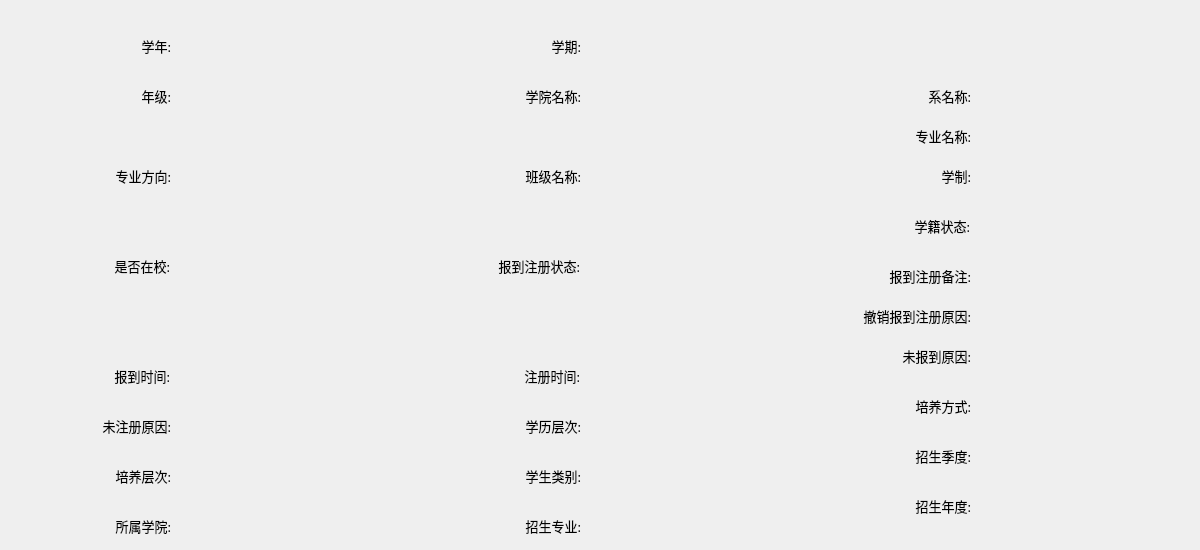
     <widget class="QWidget" name="tab_7">
      <attribute name="title">
       <string>学籍信息</string>
      </attribute>
      <widget class="QLabel" name="label_14">
       <property name="geometry">
        <rect>
         <x>60</x>
         <y>410</y>
         <width>111</width>
         <height>31</height>
        </rect>
       </property>
       <property name="font">
        <font>
         <family>黑体</family>
         <pointsize>10</pointsize>
        </font>
       </property>
       <property name="text">
        <string>未注册原因:</string>
       </property>
       <property name="alignment">
        <set>Qt::AlignRight|Qt::AlignTrailing|Qt::AlignVCenter</set>
       </property>
      </widget>
      <widget class="QLabel" name="label_19">
       <property name="geometry">
        <rect>
         <x>80</x>
         <y>160</y>
         <width>91</width>
         <height>31</height>
        </rect>
       </property>
       <property name="font">
        <font>
         <family>黑体</family>
         <pointsize>10</pointsize>
        </font>
       </property>
       <property name="text">
        <string>专业方向:</string>
       </property>
       <property name="alignment">
        <set>Qt::AlignRight|Qt::AlignTrailing|Qt::AlignVCenter</set>
       </property>
      </widget>
      <widget class="QLabel" name="label_20">
       <property name="geometry">
        <rect>
         <x>59</x>
         <y>360</y>
         <width>111</width>
         <height>31</height>
        </rect>
       </property>
       <property name="font">
        <font>
         <family>黑体</family>
         <pointsize>10</pointsize>
        </font>
       </property>
       <property name="text">
        <string>报到时间:</string>
       </property>
       <property name="alignment">
        <set>Qt::AlignRight|Qt::AlignTrailing|Qt::AlignVCenter</set>
       </property>
      </widget>
      <widget class="QLabel" name="label_21">
       <property name="geometry">
        <rect>
         <x>99</x>
         <y>30</y>
         <width>72</width>
         <height>31</height>
        </rect>
       </property>
       <property name="font">
        <font>
         <family>黑体</family>
         <pointsize>10</pointsize>
        </font>
       </property>
       <property name="text">
        <string>学年:</string>
       </property>
       <property name="alignment">
        <set>Qt::AlignRight|Qt::AlignTrailing|Qt::AlignVCenter</set>
       </property>
      </widget>
      <widget class="QLabel" name="label_22">
       <property name="geometry">
        <rect>
         <x>79</x>
         <y>250</y>
         <width>91</width>
         <height>31</height>
        </rect>
       </property>
       <property name="font">
        <font>
         <family>黑体</family>
         <pointsize>10</pointsize>
        </font>
       </property>
       <property name="text">
        <string>是否在校:</string>
       </property>
       <property name="alignment">
        <set>Qt::AlignRight|Qt::AlignTrailing|Qt::AlignVCenter</set>
       </property>
      </widget>
      <widget class="QLabel" name="label_23">
       <property name="geometry">
        <rect>
         <x>80</x>
         <y>80</y>
         <width>91</width>
         <height>31</height>
        </rect>
       </property>
       <property name="font">
        <font>
         <family>黑体</family>
         <pointsize>10</pointsize>
        </font>
       </property>
       <property name="text">
        <string>年级:</string>
       </property>
       <property name="alignment">
        <set>Qt::AlignRight|Qt::AlignTrailing|Qt::AlignVCenter</set>
       </property>
      </widget>
      <widget class="QLabel" name="label_24">
       <property name="geometry">
        <rect>
         <x>60</x>
         <y>460</y>
         <width>111</width>
         <height>31</height>
        </rect>
       </property>
       <property name="font">
        <font>
         <family>黑体</family>
         <pointsize>10</pointsize>
        </font>
       </property>
       <property name="text">
        <string>培养层次:</string>
       </property>
       <property name="alignment">
        <set>Qt::AlignRight|Qt::AlignTrailing|Qt::AlignVCenter</set>
       </property>
      </widget>
      <widget class="QLabel" name="label_25">
       <property name="geometry">
        <rect>
         <x>60</x>
         <y>510</y>
         <width>111</width>
         <height>31</height>
        </rect>
       </property>
       <property name="font">
        <font>
         <family>黑体</family>
         <pointsize>10</pointsize>
        </font>
       </property>
       <property name="text">
        <string>所属学院:</string>
       </property>
       <property name="alignment">
        <set>Qt::AlignRight|Qt::AlignTrailing|Qt::AlignVCenter</set>
       </property>
      </widget>
      <widget class="QLabel" name="label_26">
       <property name="geometry">
        <rect>
         <x>439</x>
         <y>250</y>
         <width>141</width>
         <height>31</height>
        </rect>
       </property>
       <property name="font">
        <font>
         <family>黑体</family>
         <pointsize>10</pointsize>
        </font>
       </property>
       <property name="text">
        <string>报到注册状态:</string>
       </property>
       <property name="alignment">
        <set>Qt::AlignRight|Qt::AlignTrailing|Qt::AlignVCenter</set>
       </property>
      </widget>
      <widget class="QLabel" name="label_27">
       <property name="geometry">
        <rect>
         <x>470</x>
         <y>410</y>
         <width>111</width>
         <height>31</height>
        </rect>
       </property>
       <property name="font">
        <font>
         <family>黑体</family>
         <pointsize>10</pointsize>
        </font>
       </property>
       <property name="text">
        <string>学历层次:</string>
       </property>
       <property name="alignment">
        <set>Qt::AlignRight|Qt::AlignTrailing|Qt::AlignVCenter</set>
       </property>
      </widget>
      <widget class="QLabel" name="label_28">
       <property name="geometry">
        <rect>
         <x>470</x>
         <y>510</y>
         <width>111</width>
         <height>31</height>
        </rect>
       </property>
       <property name="font">
        <font>
         <family>黑体</family>
         <pointsize>10</pointsize>
        </font>
       </property>
       <property name="text">
        <string>招生专业:</string>
       </property>
       <property name="alignment">
        <set>Qt::AlignRight|Qt::AlignTrailing|Qt::AlignVCenter</set>
       </property>
      </widget>
      <widget class="QLabel" name="label_29">
       <property name="geometry">
        <rect>
         <x>469</x>
         <y>360</y>
         <width>111</width>
         <height>31</height>
        </rect>
       </property>
       <property name="font">
        <font>
         <family>黑体</family>
         <pointsize>10</pointsize>
        </font>
       </property>
       <property name="text">
        <string>注册时间:</string>
       </property>
       <property name="alignment">
        <set>Qt::AlignRight|Qt::AlignTrailing|Qt::AlignVCenter</set>
       </property>
      </widget>
      <widget class="QLabel" name="label_30">
       <property name="geometry">
        <rect>
         <x>470</x>
         <y>460</y>
         <width>111</width>
         <height>31</height>
        </rect>
       </property>
       <property name="font">
        <font>
         <family>黑体</family>
         <pointsize>10</pointsize>
        </font>
       </property>
       <property name="text">
        <string>学生类别:</string>
       </property>
       <property name="alignment">
        <set>Qt::AlignRight|Qt::AlignTrailing|Qt::AlignVCenter</set>
       </property>
      </widget>
      <widget class="QLabel" name="label_31">
       <property name="geometry">
        <rect>
         <x>509</x>
         <y>30</y>
         <width>72</width>
         <height>31</height>
        </rect>
       </property>
       <property name="font">
        <font>
         <family>黑体</family>
         <pointsize>10</pointsize>
        </font>
       </property>
       <property name="text">
        <string>学期:</string>
       </property>
       <property name="alignment">
        <set>Qt::AlignRight|Qt::AlignTrailing|Qt::AlignVCenter</set>
       </property>
      </widget>
      <widget class="QLabel" name="label_32">
       <property name="geometry">
        <rect>
         <x>490</x>
         <y>80</y>
         <width>91</width>
         <height>31</height>
        </rect>
       </property>
       <property name="font">
        <font>
         <family>黑体</family>
         <pointsize>10</pointsize>
        </font>
       </property>
       <property name="text">
        <string>学院名称:</string>
       </property>
       <property name="alignment">
        <set>Qt::AlignRight|Qt::AlignTrailing|Qt::AlignVCenter</set>
       </property>
      </widget>
      <widget class="QLabel" name="label_33">
       <property name="geometry">
        <rect>
         <x>490</x>
         <y>160</y>
         <width>91</width>
         <height>31</height>
        </rect>
       </property>
       <property name="font">
        <font>
         <family>黑体</family>
         <pointsize>10</pointsize>
        </font>
       </property>
       <property name="text">
        <string>班级名称:</string>
       </property>
       <property name="alignment">
        <set>Qt::AlignRight|Qt::AlignTrailing|Qt::AlignVCenter</set>
       </property>
      </widget>
      <widget class="QLabel" name="label_35">
       <property name="geometry">
        <rect>
         <x>830</x>
         <y>260</y>
         <width>141</width>
         <height>31</height>
        </rect>
       </property>
       <property name="font">
        <font>
         <family>黑体</family>
         <pointsize>10</pointsize>
        </font>
       </property>
       <property name="text">
        <string>报到注册备注:</string>
       </property>
       <property name="alignment">
        <set>Qt::AlignRight|Qt::AlignTrailing|Qt::AlignVCenter</set>
       </property>
      </widget>
      <widget class="QLabel" name="label_36">
       <property name="geometry">
        <rect>
         <x>860</x>
         <y>340</y>
         <width>111</width>
         <height>31</height>
        </rect>
       </property>
       <property name="font">
        <font>
         <family>黑体</family>
         <pointsize>10</pointsize>
        </font>
       </property>
       <property name="text">
        <string>未报到原因:</string>
       </property>
       <property name="alignment">
        <set>Qt::AlignRight|Qt::AlignTrailing|Qt::AlignVCenter</set>
       </property>
      </widget>
      <widget class="QLabel" name="label_37">
       <property name="geometry">
        <rect>
         <x>859</x>
         <y>210</y>
         <width>111</width>
         <height>31</height>
        </rect>
       </property>
       <property name="font">
        <font>
         <family>黑体</family>
         <pointsize>10</pointsize>
        </font>
       </property>
       <property name="text">
        <string>学籍状态:</string>
       </property>
       <property name="alignment">
        <set>Qt::AlignRight|Qt::AlignTrailing|Qt::AlignVCenter</set>
       </property>
      </widget>
      <widget class="QLabel" name="label_38">
       <property name="geometry">
        <rect>
         <x>800</x>
         <y>300</y>
         <width>171</width>
         <height>31</height>
        </rect>
       </property>
       <property name="font">
        <font>
         <family>黑体</family>
         <pointsize>10</pointsize>
        </font>
       </property>
       <property name="text">
        <string>撤销报到注册原因:</string>
       </property>
       <property name="alignment">
        <set>Qt::AlignRight|Qt::AlignTrailing|Qt::AlignVCenter</set>
       </property>
      </widget>
      <widget class="QLabel" name="label_39">
       <property name="geometry">
        <rect>
         <x>880</x>
         <y>80</y>
         <width>91</width>
         <height>31</height>
        </rect>
       </property>
       <property name="font">
        <font>
         <family>黑体</family>
         <pointsize>10</pointsize>
        </font>
       </property>
       <property name="text">
        <string>系名称:</string>
       </property>
       <property name="alignment">
        <set>Qt::AlignRight|Qt::AlignTrailing|Qt::AlignVCenter</set>
       </property>
      </widget>
      <widget class="QLabel" name="label_40">
       <property name="geometry">
        <rect>
         <x>880</x>
         <y>120</y>
         <width>91</width>
         <height>31</height>
        </rect>
       </property>
       <property name="font">
        <font>
         <family>黑体</family>
         <pointsize>10</pointsize>
        </font>
       </property>
       <property name="text">
        <string>专业名称:</string>
       </property>
       <property name="alignment">
        <set>Qt::AlignRight|Qt::AlignTrailing|Qt::AlignVCenter</set>
       </property>
      </widget>
      <widget class="QLabel" name="label_41">
       <property name="geometry">
        <rect>
         <x>880</x>
         <y>160</y>
         <width>91</width>
         <height>31</height>
        </rect>
       </property>
       <property name="font">
        <font>
         <family>黑体</family>
         <pointsize>10</pointsize>
        </font>
       </property>
       <property name="text">
        <string>学制:</string>
       </property>
       <property name="alignment">
        <set>Qt::AlignRight|Qt::AlignTrailing|Qt::AlignVCenter</set>
       </property>
      </widget>
      <widget class="QLabel" name="label_42">
       <property name="geometry">
        <rect>
         <x>860</x>
         <y>490</y>
         <width>111</width>
         <height>31</height>
        </rect>
       </property>
       <property name="font">
        <font>
         <family>黑体</family>
         <pointsize>10</pointsize>
        </font>
       </property>
       <property name="text">
        <string>招生年度:</string>
       </property>
       <property name="alignment">
        <set>Qt::AlignRight|Qt::AlignTrailing|Qt::AlignVCenter</set>
       </property>
      </widget>
      <widget class="QLabel" name="label_43">
       <property name="geometry">
        <rect>
         <x>860</x>
         <y>390</y>
         <width>111</width>
         <height>31</height>
        </rect>
       </property>
       <property name="font">
        <font>
         <family>黑体</family>
         <pointsize>10</pointsize>
        </font>
       </property>
       <property name="text">
        <string>培养方式:</string>
       </property>
       <property name="alignment">
        <set>Qt::AlignRight|Qt::AlignTrailing|Qt::AlignVCenter</set>
       </property>
      </widget>
      <widget class="QLabel" name="label_44">
       <property name="geometry">
        <rect>
         <x>860</x>
         <y>440</y>
         <width>111</width>
         <height>31</height>
        </rect>
       </property>
       <property name="font">
        <font>
         <family>黑体</family>
         <pointsize>10</pointsize>
        </font>
       </property>
       <property name="text">
        <string>招生季度:</string>
       </property>
       <property name="alignment">
        <set>Qt::AlignRight|Qt::AlignTrailing|Qt::AlignVCenter</set>
       </property>
      </widget>
      <widget class="QLabel" name="lab_school_year">
       <property name="geometry">
        <rect>
         <x>190</x>
         <y>30</y>
         <width>291</width>
         <height>31</height>
        </rect>
       </property>
       <property name="font">
        <font>
         <family>黑体</family>
         <pointsize>10</pointsize>
        </font>
       </property>
       <property name="text">
        <string/>
       </property>
      </widget>
      <widget class="QLabel" name="lab_grade">
       <property name="geometry">
        <rect>
         <x>190</x>
         <y>80</y>
         <width>291</width>
         <height>31</height>
        </rect>
       </property>
       <property name="font">
        <font>
         <family>黑体</family>
         <pointsize>10</pointsize>
        </font>
       </property>
       <property name="text">
        <string/>
       </property>
      </widget>
      <widget class="QLabel" name="lab_Professional_direction">
       <property name="geometry">
        <rect>
         <x>190</x>
         <y>160</y>
         <width>291</width>
         <height>31</height>
        </rect>
       </property>
       <property name="font">
        <font>
         <family>黑体</family>
         <pointsize>10</pointsize>
        </font>
       </property>
       <property name="text">
        <string/>
       </property>
      </widget>
      <widget class="QLabel" name="lab_is_school">
       <property name="geometry">
        <rect>
         <x>190</x>
         <y>250</y>
         <width>251</width>
         <height>31</height>
        </rect>
       </property>
       <property name="font">
        <font>
         <family>黑体</family>
         <pointsize>10</pointsize>
        </font>
       </property>
       <property name="text">
        <string/>
       </property>
      </widget>
      <widget class="QLabel" name="lab_baodao_time">
       <property name="geometry">
        <rect>
         <x>190</x>
         <y>360</y>
         <width>251</width>
         <height>31</height>
        </rect>
       </property>
       <property name="font">
        <font>
         <family>黑体</family>
         <pointsize>10</pointsize>
        </font>
       </property>
       <property name="text">
        <string/>
       </property>
      </widget>
      <widget class="QLabel" name="lab_Unregistered_reason">
       <property name="geometry">
        <rect>
         <x>190</x>
         <y>410</y>
         <width>251</width>
         <height>31</height>
        </rect>
       </property>
       <property name="font">
        <font>
         <family>黑体</family>
         <pointsize>10</pointsize>
        </font>
       </property>
       <property name="text">
        <string/>
       </property>
      </widget>
      <widget class="QLabel" name="lab_Training_level">
       <property name="geometry">
        <rect>
         <x>190</x>
         <y>460</y>
         <width>251</width>
         <height>31</height>
        </rect>
       </property>
       <property name="font">
        <font>
         <family>黑体</family>
         <pointsize>10</pointsize>
        </font>
       </property>
       <property name="text">
        <string/>
       </property>
      </widget>
      <widget class="QLabel" name="lab_depth">
       <property name="geometry">
        <rect>
         <x>190</x>
         <y>510</y>
         <width>251</width>
         <height>31</height>
        </rect>
       </property>
       <property name="font">
        <font>
         <family>黑体</family>
         <pointsize>10</pointsize>
        </font>
       </property>
       <property name="text">
        <string/>
       </property>
      </widget>
      <widget class="QLabel" name="lab_semester">
       <property name="geometry">
        <rect>
         <x>600</x>
         <y>30</y>
         <width>291</width>
         <height>31</height>
        </rect>
       </property>
       <property name="font">
        <font>
         <family>黑体</family>
         <pointsize>10</pointsize>
        </font>
       </property>
       <property name="text">
        <string/>
       </property>
      </widget>
      <widget class="QLabel" name="lab_xueyuan_name">
       <property name="geometry">
        <rect>
         <x>600</x>
         <y>80</y>
         <width>291</width>
         <height>31</height>
        </rect>
       </property>
       <property name="font">
        <font>
         <family>黑体</family>
         <pointsize>10</pointsize>
        </font>
       </property>
       <property name="text">
        <string/>
       </property>
      </widget>
      <widget class="QLabel" name="lab_class_name">
       <property name="geometry">
        <rect>
         <x>600</x>
         <y>160</y>
         <width>291</width>
         <height>31</height>
        </rect>
       </property>
       <property name="font">
        <font>
         <family>黑体</family>
         <pointsize>10</pointsize>
        </font>
       </property>
       <property name="text">
        <string/>
       </property>
      </widget>
      <widget class="QLabel" name="lab_Registration_status">
       <property name="geometry">
        <rect>
         <x>600</x>
         <y>250</y>
         <width>241</width>
         <height>31</height>
        </rect>
       </property>
       <property name="font">
        <font>
         <family>黑体</family>
         <pointsize>10</pointsize>
        </font>
       </property>
       <property name="text">
        <string/>
       </property>
      </widget>
      <widget class="QLabel" name="lab_Registration_time">
       <property name="geometry">
        <rect>
         <x>600</x>
         <y>360</y>
         <width>241</width>
         <height>31</height>
        </rect>
       </property>
       <property name="font">
        <font>
         <family>黑体</family>
         <pointsize>10</pointsize>
        </font>
       </property>
       <property name="text">
        <string/>
       </property>
      </widget>
      <widget class="QLabel" name="lab_Education_level">
       <property name="geometry">
        <rect>
         <x>600</x>
         <y>410</y>
         <width>241</width>
         <height>31</height>
        </rect>
       </property>
       <property name="font">
        <font>
         <family>黑体</family>
         <pointsize>10</pointsize>
        </font>
       </property>
       <property name="text">
        <string/>
       </property>
      </widget>
      <widget class="QLabel" name="lab_student_type">
       <property name="geometry">
        <rect>
         <x>600</x>
         <y>460</y>
         <width>241</width>
         <height>31</height>
        </rect>
       </property>
       <property name="font">
        <font>
         <family>黑体</family>
         <pointsize>10</pointsize>
        </font>
       </property>
       <property name="text">
        <string/>
       </property>
      </widget>
      <widget class="QLabel" name="lab_Admissions_profession">
       <property name="geometry">
        <rect>
         <x>600</x>
         <y>510</y>
         <width>241</width>
         <height>31</height>
        </rect>
       </property>
       <property name="font">
        <font>
         <family>黑体</family>
         <pointsize>10</pointsize>
        </font>
       </property>
       <property name="text">
        <string/>
       </property>
      </widget>
      <widget class="QLabel" name="lab_dept_name">
       <property name="geometry">
        <rect>
         <x>980</x>
         <y>80</y>
         <width>211</width>
         <height>31</height>
        </rect>
       </property>
       <property name="font">
        <font>
         <family>黑体</family>
         <pointsize>10</pointsize>
        </font>
       </property>
       <property name="text">
        <string/>
       </property>
      </widget>
      <widget class="QLabel" name="lab_profession_name">
       <property name="geometry">
        <rect>
         <x>980</x>
         <y>120</y>
         <width>211</width>
         <height>31</height>
        </rect>
       </property>
       <property name="font">
        <font>
         <family>黑体</family>
         <pointsize>10</pointsize>
        </font>
       </property>
       <property name="text">
        <string/>
       </property>
      </widget>
      <widget class="QLabel" name="lab_School_system">
       <property name="geometry">
        <rect>
         <x>980</x>
         <y>160</y>
         <width>211</width>
         <height>31</height>
        </rect>
       </property>
       <property name="font">
        <font>
         <family>黑体</family>
         <pointsize>10</pointsize>
        </font>
       </property>
       <property name="text">
        <string/>
       </property>
      </widget>
      <widget class="QLabel" name="lab_school_roll_st">
       <property name="geometry">
        <rect>
         <x>980</x>
         <y>210</y>
         <width>211</width>
         <height>31</height>
        </rect>
       </property>
       <property name="font">
        <font>
         <family>黑体</family>
         <pointsize>10</pointsize>
        </font>
       </property>
       <property name="text">
        <string/>
       </property>
      </widget>
      <widget class="QLabel" name="lab_Registration_note">
       <property name="geometry">
        <rect>
         <x>980</x>
         <y>260</y>
         <width>211</width>
         <height>31</height>
        </rect>
       </property>
       <property name="font">
        <font>
         <family>黑体</family>
         <pointsize>10</pointsize>
        </font>
       </property>
       <property name="text">
        <string/>
       </property>
      </widget>
      <widget class="QLabel" name="lab_close_Registration_note">
       <property name="geometry">
        <rect>
         <x>980</x>
         <y>300</y>
         <width>211</width>
         <height>31</height>
        </rect>
       </property>
       <property name="font">
        <font>
         <family>黑体</family>
         <pointsize>10</pointsize>
        </font>
       </property>
       <property name="text">
        <string/>
       </property>
      </widget>
      <widget class="QLabel" name="lab_Not_register_reason">
       <property name="geometry">
        <rect>
         <x>980</x>
         <y>340</y>
         <width>211</width>
         <height>31</height>
        </rect>
       </property>
       <property name="font">
        <font>
         <family>黑体</family>
         <pointsize>10</pointsize>
        </font>
       </property>
       <property name="text">
        <string/>
       </property>
      </widget>
      <widget class="QLabel" name="lab_Training_method">
       <property name="geometry">
        <rect>
         <x>980</x>
         <y>390</y>
         <width>211</width>
         <height>31</height>
        </rect>
       </property>
       <property name="font">
        <font>
         <family>黑体</family>
         <pointsize>10</pointsize>
        </font>
       </property>
       <property name="text">
        <string/>
       </property>
      </widget>
      <widget class="QLabel" name="lab_Admissions_quarter">
       <property name="geometry">
        <rect>
         <x>980</x>
         <y>440</y>
         <width>211</width>
         <height>31</height>
        </rect>
       </property>
       <property name="font">
        <font>
         <family>黑体</family>
         <pointsize>10</pointsize>
        </font>
       </property>
       <property name="text">
        <string/>
       </property>
      </widget>
      <widget class="QLabel" name="lab_Admission_year">
       <property name="geometry">
        <rect>
         <x>980</x>
         <y>490</y>
         <width>211</width>
         <height>31</height>
        </rect>
       </property>
       <property name="font">
        <font>
         <family>黑体</family>
         <pointsize>10</pointsize>
        </font>
       </property>
       <property name="text">
        <string/>
       </property>
      </widget>
     </widget>
